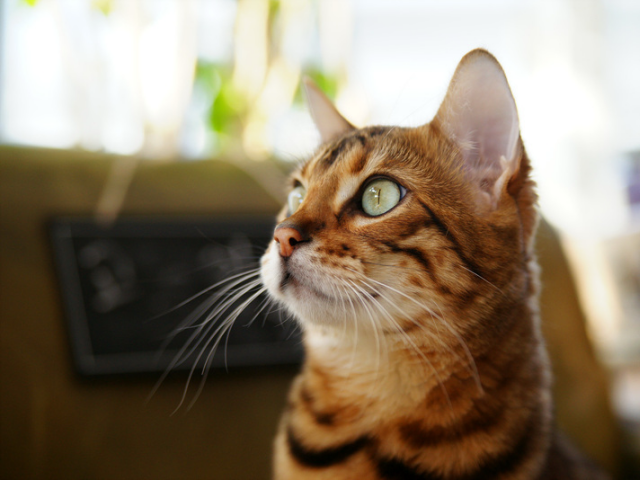
#> input picture sources/9장/images/cat.bmp, 640 x 480 px
$ python ex9-6.py
#> lines starting #> are read from the running program, lines starting #| are printed output that depends on the picture; after the words box and inside, x2 and y2 are one past the last pixel; in counts of white or black regions, pixels touching at a corner belong together
import cv2
import numpy as np

img = cv2.imread('images/cat.bmp')
#> img is the input picture: shape (480, 640, 3); mean B, G, R 104.5, 125.6, 140.8

# 마스크 만들기
mask = np.zeros(img.shape[:2], dtype=np.uint8)
cv2.circle(mask, (370,230), 120, 255, -1)
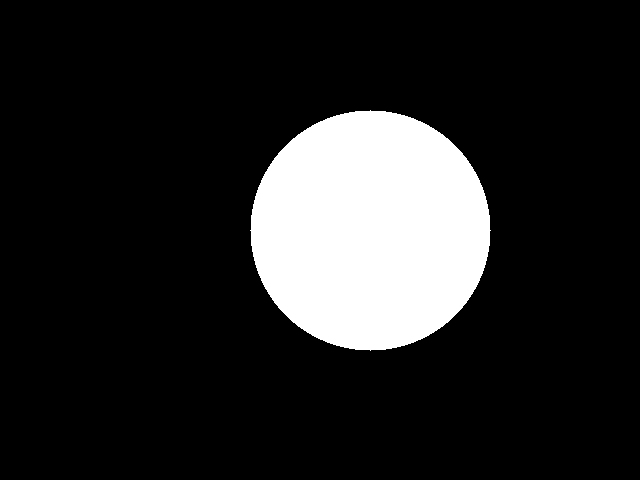
#> mask: shape (480, 640); 14.7% white; 1 white region, box (x1, y1, x2, y2) and area: (250, 110, 491, 351) 45225

# 마스킹
masked = cv2.bitwise_and(img, img, mask=mask)
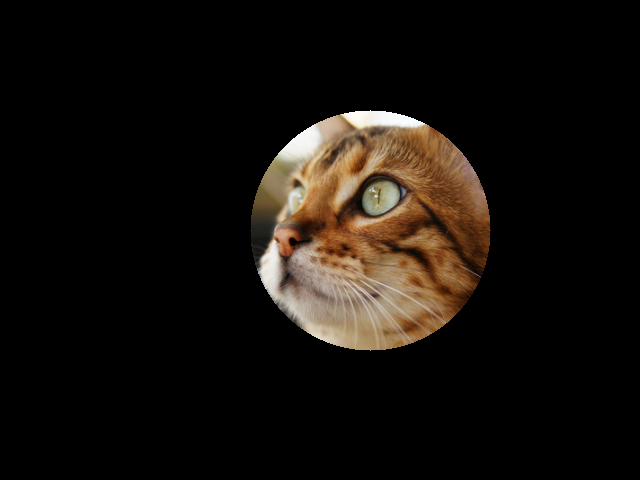
#> masked: shape (480, 640, 3); mean B, G, R 12, 16.6, 21.3

cv2.imshow('original', img)
cv2.imshow('mask', mask)
cv2.imshow('masked', masked)
cv2.waitKey()
cv2.destroyAllWindows()

$ run again, with sources/9장/images/bufs.jpg saved as sources/9장/images/cat.bmp
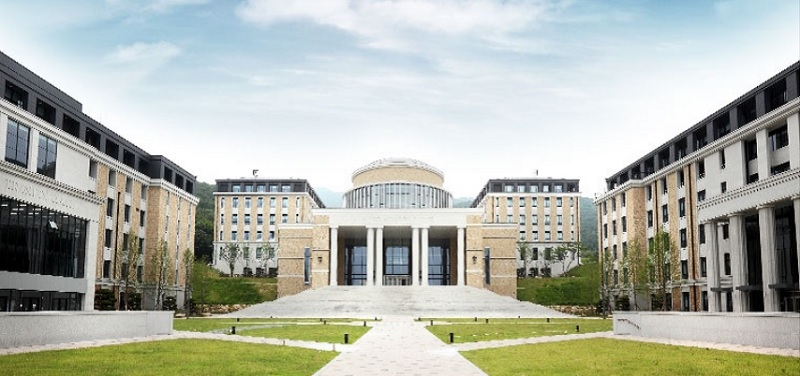
#> input picture sources/9장/images/bufs.jpg, 800 x 376 px
#> img is the input picture: shape (376, 800, 3); mean B, G, R 170.3, 180.5, 176.2
#> `cv2.circle(mask, (370,230), 120, 255, -1)`:
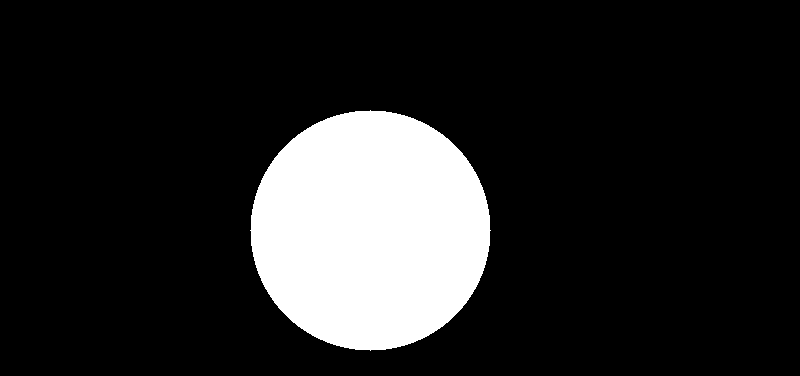
#> mask: shape (376, 800); 15% white; 1 white region, box (x1, y1, x2, y2) and area: (250, 110, 491, 351) 45225
#> `masked = cv2.bitwise_and(img, img, mask=mask)`:
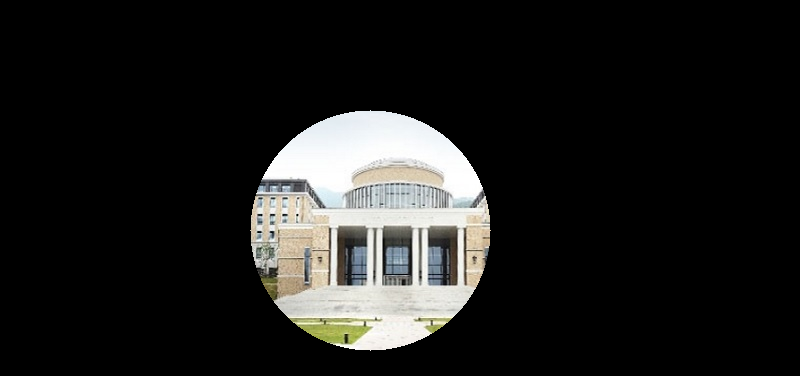
#> masked: shape (376, 800, 3); mean B, G, R 28.6, 29.9, 29.9

$ run again, with sources/9장/images/circle.jpg saved as sources/9장/images/cat.bmp
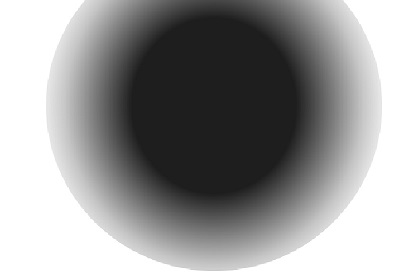
#> input picture sources/9장/images/circle.jpg, 400 x 274 px
#> img is the input picture: shape (274, 400, 3); min 27, max 255, mean 149.4
#> `cv2.circle(mask, (370,230), 120, 255, -1)`:
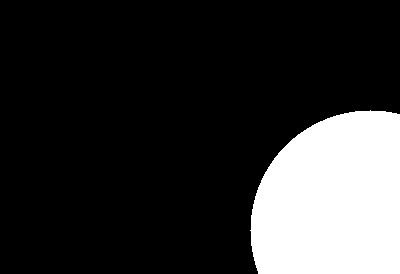
#> mask: shape (274, 400); 19.3% white; 1 white region, box (x1, y1, x2, y2) and area: (250, 110, 400, 274) 21191
#> `masked = cv2.bitwise_and(img, img, mask=mask)`:
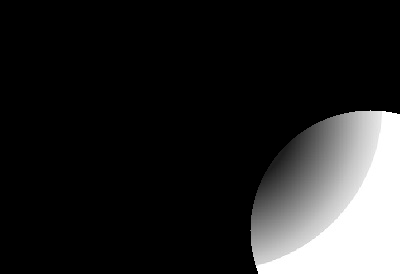
#> masked: shape (274, 400, 3); min 0, max 255, mean 37.5
